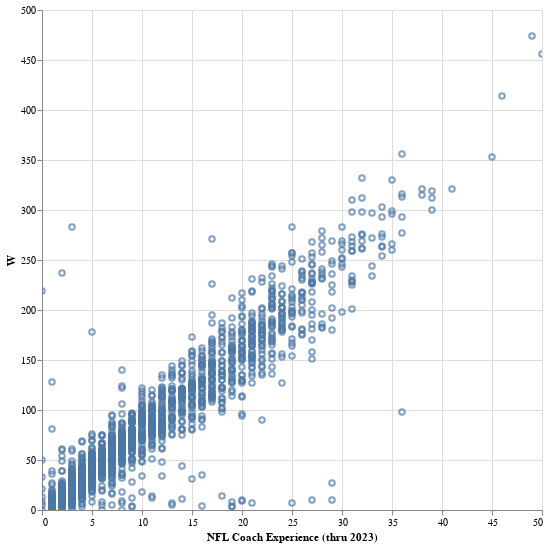

Notebook cell for this chart:
### Code cell
alt.Chart(data).mark_point().encode(
    x='NFL Coach Experience (thru 2023)',
    y='W',
    tooltip=['Name', 'NFL Coach Experience (thru 2023)', 'Highest Pos NFL (1=HC, 2=Coord, 3=ST, Pos or Lower)', 'W','L','%']
).properties(
    width=500,
    height=500
).interactive()

### Figure 1 — Vega-Lite specification as saved in the notebook (floating-point values rounded to 4 significant figures; data arrays with more than 128 entries replaced by an {"elided": "..."} marker saying what was removed)
{"config": {"view": {"continuousWidth": 300, "continuousHeight": 300}}, "data": {"name": "data-b6503d97de0ca0a9f9408450ee46dd69"}, "mark": {"type": "point"}, "encoding": {"tooltip": [{"field": "Name", "type": "nominal"}, {"field": "NFL Coach Experience (thru 2023)", "type": "quantitative"}, {"field": "Highest Pos NFL (1=HC, 2=Coord, 3=ST, Pos or Lower)", "type": "quantitative"}, {"field": "W", "type": "quantitative"}, {"field": "L", "type": "quantitative"}, {"field": "%", "type": "quantitative"}], "x": {"field": "NFL Coach Experience (thru 2023)", "type": "quantitative"}, "y": {"field": "W", "type": "quantitative"}}, "height": 500, "params": [{"name": "param_2", "select": {"type": "interval", "encodings": ["x", "y"]}, "bind": "scales"}], "width": 500, "$schema": "https://vega.github.io/schema/vega-lite/v5.17.0.json", "datasets": {"data-b6503d97de0ca0a9f9408450ee46dd69": {"elided": "2278 records"}}}
